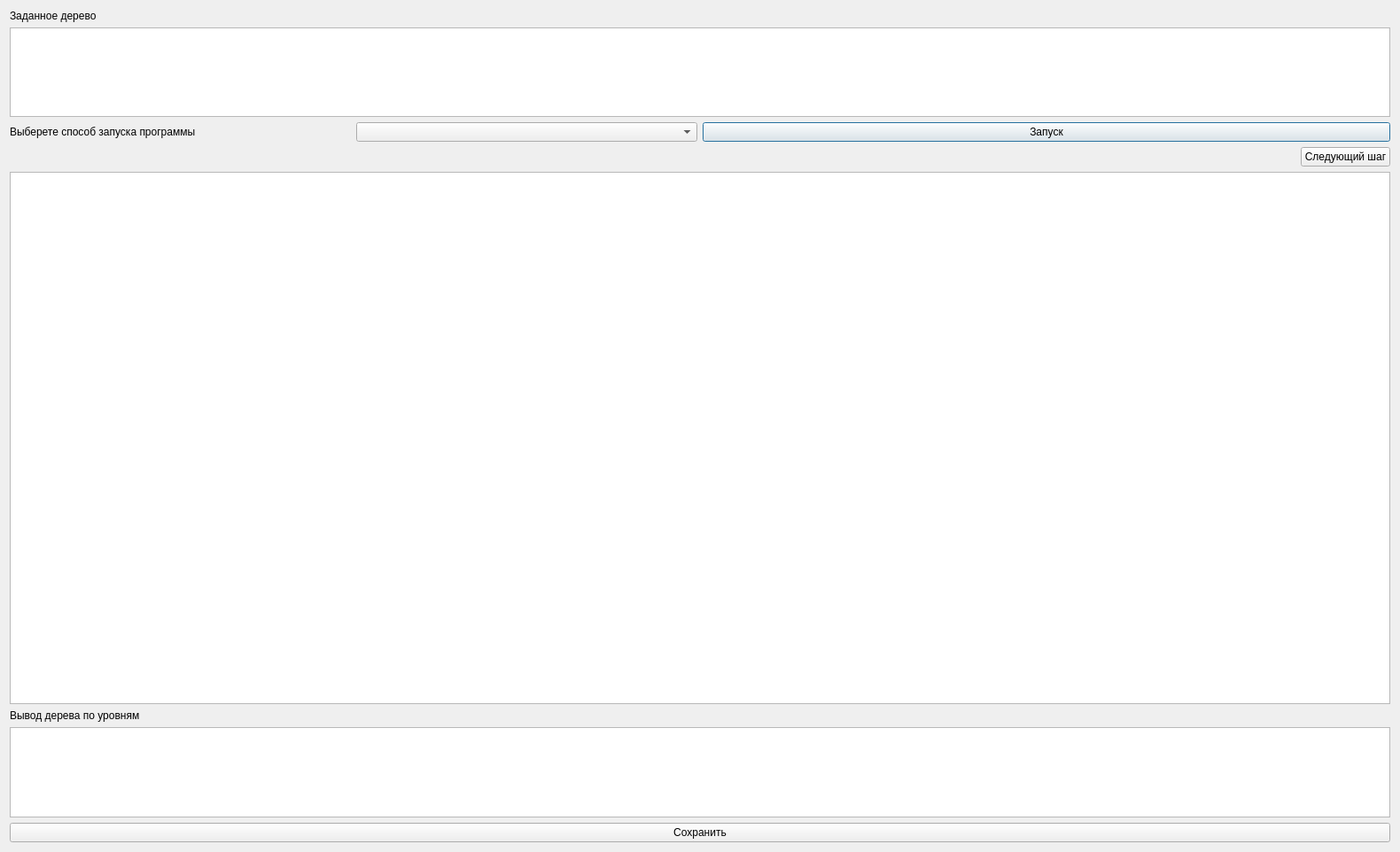
<?xml version="1.0" encoding="UTF-8"?>
<ui version="4.0">
 <class>customOutput</class>
 <widget class="QDialog" name="customOutput">
  <property name="geometry">
   <rect>
    <x>0</x>
    <y>0</y>
    <width>1580</width>
    <height>962</height>
   </rect>
  </property>
  <property name="minimumSize">
   <size>
    <width>1580</width>
    <height>962</height>
   </size>
  </property>
  <property name="windowTitle">
   <string>Dialog</string>
  </property>
  <layout class="QVBoxLayout" name="verticalLayout">
   <item>
    <widget class="QLabel" name="label">
     <property name="text">
      <string>Заданное дерево</string>
     </property>
    </widget>
   </item>
   <item>
    <widget class="QTextBrowser" name="input"/>
   </item>
   <item>
    <layout class="QHBoxLayout" name="horizontalLayout_2">
     <item>
      <layout class="QHBoxLayout" name="horizontalLayout">
       <item>
        <widget class="QLabel" name="label_2">
         <property name="text">
          <string>Выберете способ запуска программы</string>
         </property>
        </widget>
       </item>
       <item>
        <widget class="QComboBox" name="comboBox"/>
       </item>
      </layout>
     </item>
     <item>
      <widget class="QPushButton" name="pushButton">
       <property name="text">
        <string>Запуск</string>
       </property>
      </widget>
     </item>
    </layout>
   </item>
   <item alignment="Qt::AlignRight">
    <widget class="QPushButton" name="nextStep">
     <property name="text">
      <string>Следующий шаг</string>
     </property>
    </widget>
   </item>
   <item>
    <widget class="QGraphicsView" name="graphicsView">
     <property name="minimumSize">
      <size>
       <width>1001</width>
       <height>601</height>
      </size>
     </property>
    </widget>
   </item>
   <item>
    <widget class="QLabel" name="label_3">
     <property name="text">
      <string>Вывод дерева по уровням</string>
     </property>
    </widget>
   </item>
   <item>
    <widget class="QTextBrowser" name="answer"/>
   </item>
   <item>
    <widget class="QPushButton" name="saveButton">
     <property name="text">
      <string>Сохранить</string>
     </property>
    </widget>
   </item>
  </layout>
 </widget>
 <resources/>
 <connections/>
</ui>
